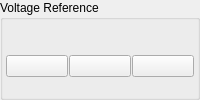
            <widget class="QGroupBox" name="gbVoltageReference">
             <property name="statusTip">
              <string>Voltage Reference</string>
             </property>
             <property name="title">
              <string>Voltage Reference</string>
             </property>
             <layout class="QHBoxLayout" name="horizontalLayout_13">
              <property name="spacing">
               <number>1</number>
              </property>
              <property name="leftMargin">
               <number>3</number>
              </property>
              <property name="topMargin">
               <number>16</number>
              </property>
              <property name="rightMargin">
               <number>3</number>
              </property>
              <property name="bottomMargin">
               <number>1</number>
              </property>
              <item>
               <widget class="QPushButton" name="pbVRefAVCC">
                <property name="toolTip">
                 <string>AVcc</string>
                </property>
                <property name="text">
                 <string/>
                </property>
                <property name="icon">
                 <iconset>
                  <normaloff>icons/AVcc-icon.png</normaloff>icons/AVcc-icon.png</iconset>
                </property>
                <property name="iconSize">
                 <size>
                  <width>16</width>
                  <height>24</height>
                 </size>
                </property>
                <property name="checked">
                 <bool>false</bool>
                </property>
               </widget>
              </item>
              <item>
               <widget class="QPushButton" name="pbVRefAREF">
                <property name="toolTip">
                 <string>AVref</string>
                </property>
                <property name="text">
                 <string/>
                </property>
                <property name="icon">
                 <iconset>
                  <normaloff>icons/AVref-icon.png</normaloff>icons/AVref-icon.png</iconset>
                </property>
                <property name="iconSize">
                 <size>
                  <width>16</width>
                  <height>24</height>
                 </size>
                </property>
               </widget>
              </item>
              <item>
               <widget class="QPushButton" name="pbVRefInternal">
                <property name="toolTip">
                 <string>Internal 1.1V</string>
                </property>
                <property name="text">
                 <string/>
                </property>
                <property name="icon">
                 <iconset>
                  <normaloff>icons/V1.1-icon.png</normaloff>icons/V1.1-icon.png</iconset>
                </property>
                <property name="iconSize">
                 <size>
                  <width>16</width>
                  <height>24</height>
                 </size>
                </property>
               </widget>
              </item>
             </layout>
            </widget>
